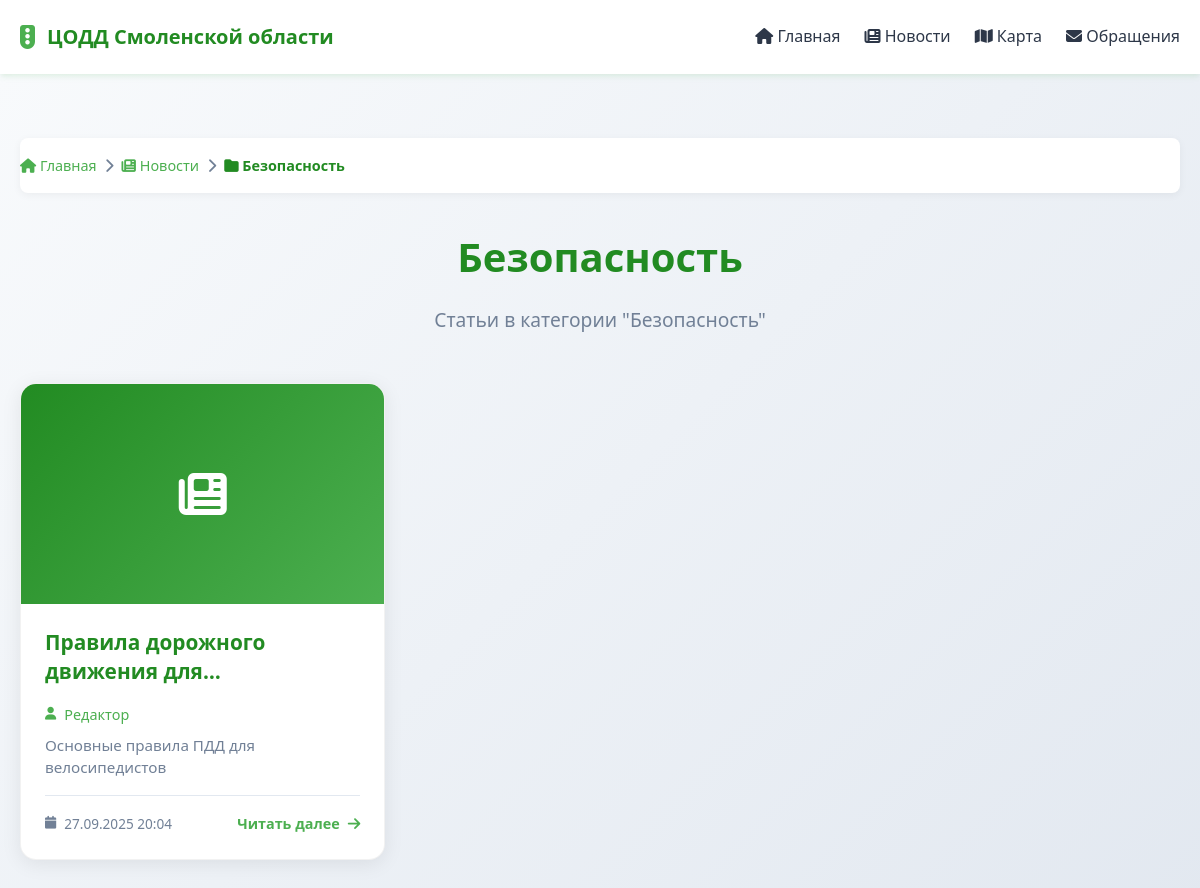
The page /news/category/3/ on the database its author committed.
### app/models.py (models this page shows, shortened)
class NewsCategory(models.Model):
    name = models.CharField(max_length=150)
    image_url = models.URLField(blank=True, help_text="URL изображения категории")

class Article(models.Model):
    category = models.ForeignKey(NewsCategory, on_delete=models.CASCADE, related_name='articles')
    title = models.CharField(max_length=200)
    cover_image_url = models.URLField(blank=True)
    author = models.CharField(max_length=150, blank=True)
    summary = models.TextField(blank=True)
    content = models.TextField()
    created_at = models.DateTimeField(auto_now_add=True)

### app/views.py (the view)
# urls.py: path('news/category/<int:category_id>/', views.news_category_articles, name='news_category_articles'),
def news_category_articles(request, category_id):
    category = get_object_or_404(NewsCategory, id=category_id)
    articles = Article.objects.filter(category=category).order_by('-created_at')
    return render(request, 'MainHTML/NewsArticles.html', {'category': category, 'articles': articles})

### app/templates/MainHTML/NewsArticles.html (shortened to what this page needs)
<!DOCTYPE html>
<html lang="ru">
<head>
  {% load static %}
  <link rel="stylesheet" href="https://cdnjs.cloudflare.com/ajax/libs/font-awesome/6.4.0/css/all.min.css">
  <link rel="stylesheet" href="{% static 'CSS/Home.css' %}">
</head>
<body>
  <header class="site-header">
    <div class="container">
      <div class="header-content">
        <div class="brand">
          <i class="fas fa-traffic-light"></i>
          <span>ЦОДД Смоленской области</span>
        </div>
        <nav class="nav" id="navMenu">
          <a href="/"><i class="fas fa-home"></i> Главная</a>
          <a href="/news/"><i class="fas fa-newspaper"></i> Новости</a>
          <a href="/#map"><i class="fas fa-map"></i> Карта</a>
          <a href="/#appeal"><i class="fas fa-envelope"></i> Обращения</a>
        </nav>
      </div>
    </div>
  </header>
  <section class="articles-section">
    <div class="container">
      <div class="breadcrumb">
        <div class="breadcrumb-nav">
          <a href="/"><i class="fas fa-home"></i> Главная</a>
          <span class="separator"><i class="fas fa-chevron-right"></i></span>
          <a href="/news/"><i class="fas fa-newspaper"></i> Новости</a>
          <span class="separator"><i class="fas fa-chevron-right"></i></span>
          <span class="current"><i class="fas fa-folder"></i> {{ category.name }}</span>
        </div>
      </div>
      <div class="articles-header">
        <h1>{{ category.name }}</h1>
        <p>Статьи в категории "{{ category.name }}"</p>
      </div>
      {% if articles %}
        <div class="articles-grid">
          {% for article in articles %}
          <div class="article-card">
            <a href="{% url 'news_article_detail' article.id %}">
              <div class="article-image-container">
                {% if article.cover_image_url %}
                <img src="{{ article.cover_image_url }}" alt="{{ article.title }}" class="article-image">
                {% else %}
                <div class="article-placeholder">
                  <i class="fas fa-newspaper"></i>
                </div>
                {% endif %}
              </div>
              <div class="article-content">
                <h3>{{ article.title }}</h3>
                <div class="article-meta">
                  {% if article.author %}
                  <div class="article-author">
                    <i class="fas fa-user"></i>
                    {{ article.author }}
                  </div>
                  {% endif %}
                  {% if article.summary %}
                  <p class="article-summary">{{ article.summary|truncatewords:30 }}</p>
                  {% endif %}
                </div>
                <div class="article-footer">
                  <div class="article-date">
                    <i class="fas fa-calendar"></i>
                    {{ article.created_at|date:"d.m.Y H:i" }}
                  </div>
                  <div class="read-more">
                    Читать далее
                    <i class="fas fa-arrow-right"></i>
                  </div>
                </div>
              </div>
            </a>
          </div>
          {% endfor %}
        </div>
      {% else %}
        <div class="empty-state">
          <i class="fas fa-newspaper"></i>
          <h3>Пока нет статей</h3>
          <p>В этой категории пока нет опубликованных статей. Загляните сюда позже!</p>
        </div>
      {% endif %}
    </div>
  </section>
</body>
</html>

### app/static/CSS/Home.css (style rules this page uses)
:root { --primary: #228B22; --secondary: #4CAF50; --bg: #F8FAFC; --text: #2D3748; --text-light: #718096; --border: #E2E8F0; --shadow: 0 4px 6px -1px rgba(76, 175, 80, 0.1), 0 2px 4px -1px rgba(76, 175, 80, 0.06); --radius: 12px; --transition: all 0.3s ease; --bg-dark: #1A202C; --card-dark: #2D3748; --text-white: #E2E8F0; }
* { box-sizing: border-box; margin: 0; padding: 0; }
body { font-family: 'Segoe UI', system-ui, -apple-system, sans-serif; line-height: 1.6; color: var(--text); background: var(--bg); scroll-behavior: smooth; }
.container { max-width: 1200px; margin: 0 auto; padding: 0 20px; }
.site-header { background: white; box-shadow: var(--shadow); position: sticky; top: 0; z-index: 2000; }
.header-content { display: flex; justify-content: space-between; align-items: center; padding: 1rem 0; }
.brand { display: flex; align-items: center; gap: 0.75rem; font-weight: 700; font-size: 1.25rem; color: var(--primary); }
.brand i { color: var(--secondary); font-size: 1.5rem; }
.nav { display: flex; gap: 1.5rem; align-items: center; }
.nav a { color: var(--text); text-decoration: none; font-weight: 500; padding: 0.5rem 0; position: relative; transition: var(--transition); }
.nav a::after { content: ''; position: absolute; bottom: 0; left: 0; width: 0; height: 2px; background: var(--secondary); transition: var(--transition); }

### app/templates/MainHTML/NewsArticles.html (style rules this page uses)
.articles-section { background: linear-gradient(135deg, #f8fafc 0%, #e2e8f0 100%); padding: 4rem 0; min-height: 80vh; }
.articles-header { text-align: center; margin-bottom: 3rem; }
.articles-header h1 { font-size: 2.5rem; color: var(--primary); margin-bottom: 1rem; font-weight: 700; }
.articles-header p { font-size: 1.2rem; color: var(--text-light); max-width: 600px; margin: 0 auto; }
.articles-grid { display: grid; grid-template-columns: repeat(auto-fill, minmax(350px, 1fr)); gap: 2rem; margin-top: 2rem; }
.article-card { background: white; border-radius: 16px; box-shadow: 0 4px 20px rgba(0, 0, 0, 0.08); overflow: hidden; transition: all 0.3s cubic-bezier(0.4, 0, 0.2, 1); position: relative; cursor: pointer; border: 1px solid rgba(0, 0, 0, 0.05); }
.article-card a { display: block; text-decoration: none; color: inherit; height: 100%; }
.article-image-container { position: relative; width: 100%; height: 220px; overflow: hidden; }
.article-placeholder { width: 100%; height: 220px; background: linear-gradient(135deg, var(--primary) 0%, var(--secondary) 100%); display: flex; align-items: center; justify-content: center; color: white; font-size: 3rem; transition: all 0.3s ease; }
.article-content { padding: 1.5rem; display: flex; flex-direction: column; height: calc(100% - 220px); }
.article-content h3 { font-size: 1.3rem; color: var(--primary); margin-bottom: 1rem; font-weight: 600; line-height: 1.4; display: -webkit-box; -webkit-line-clamp: 2; -webkit-box-orient: vertical; overflow: hidden; }
.article-meta { display: flex; flex-direction: column; gap: 0.5rem; margin-bottom: 1rem; flex-grow: 1; }
.article-author { color: var(--secondary); font-size: 0.9rem; font-weight: 500; display: flex; align-items: center; gap: 0.5rem; }
.article-author i { font-size: 0.8rem; }
.article-summary { color: var(--text-light); font-size: 0.95rem; line-height: 1.5; display: -webkit-box; -webkit-line-clamp: 3; -webkit-box-orient: vertical; overflow: hidden; margin: 0; }
.article-footer { display: flex; justify-content: space-between; align-items: center; margin-top: auto; padding-top: 1rem; border-top: 1px solid var(--border); }
.article-date { color: var(--text-light); font-size: 0.85rem; display: flex; align-items: center; gap: 0.5rem; }
.article-date i { font-size: 0.8rem; }
.read-more { color: var(--secondary); font-size: 0.9rem; font-weight: 600; display: flex; align-items: center; gap: 0.5rem; transition: all 0.3s ease; }
.breadcrumb { background: white; padding: 1rem 0; margin-bottom: 2rem; border-radius: 8px; box-shadow: 0 2px 8px rgba(0, 0, 0, 0.05); }
.breadcrumb-nav { display: flex; align-items: center; gap: 0.5rem; font-size: 0.9rem; }
.breadcrumb-nav a { color: var(--secondary); text-decoration: none; transition: color 0.3s ease; }
.breadcrumb-nav .separator { color: var(--text-light); }
.breadcrumb-nav .current { color: var(--primary); font-weight: 600; }

### rows shown on the page
NewsCategory: name "Безопасность"
Article: title "Правила дорожного движения…", author "Редактор", summary "Основные правила ПДД для велосипедистов", created_at "27.09.2025 20:04"
